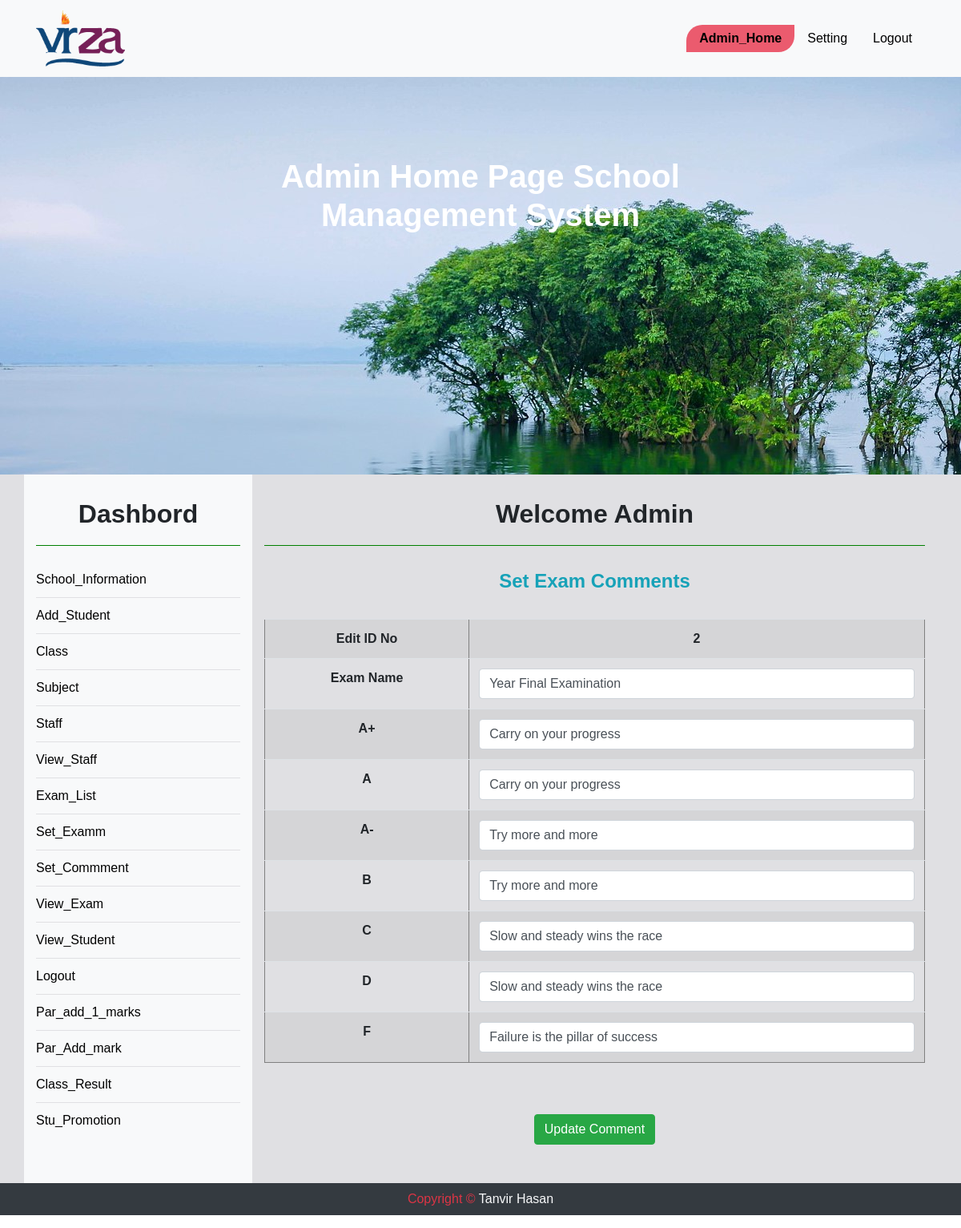
Screenshot of /comment.php?editid=2 with the database file from the repository.
### tables this page shows
CREATE TABLE `comment` (
  `ECID` int(11) NOT NULL,
  `ETYPE` varchar(250) NOT NULL,
  `AA` varchar(300) NOT NULL,
  `A` varchar(300) NOT NULL,
  `AAA` varchar(300) NOT NULL,
  `B` varchar(300) NOT NULL,
  `C` varchar(300) NOT NULL,
  `D` varchar(300) NOT NULL,
  `F` varchar(300) NOT NULL
);

### comment.php (the view, shortened to what this page needs)
<?php
	include "database.php";
	$editid = $_GET['editid'];
 ?>
<?php include "admin_header.php"; ?>
<div class="container_full d_back" style ='margin-top: 0px;'>
	<div class="container text-center">
		<div class="row" id="vir">
	<?php include "sidebar.php"; ?>
			<div class="col-md-9">
				<h2>Welcome Admin</h2>
<div class="row">
					<div class="col-md-12 fix">
						<h4><b class="text-info">Set Exam Comments</b></h4>
				<form method="post" enctype='multipart/form-data' role='form' action=' '>
				<br>
						<table border="1px" class="table table-striped">
						<?php
$query = "SELECT * FROM comment WHERE ECID= '$editid' ";
$edit = $db->query($query);
while ($result = $edit->fetch_assoc()) {
	?>
						<tr>
							<th>Edit ID No</th>
							<th><?php echo $result['ECID'] ?></th>
						</tr>
						<tr>
							<th>Exam Name</th>
							<td><input type="text" name="ety" value="<?php echo $result['ETYPE'] ?>"  required class="input form-control"> </td>
						</tr>
						<tr>
							<th>A+</th>
							<td><input type="text" name="ap" value="<?php echo $result['AA'] ?>"  required class="input form-control"> </td>
						</tr>
						<tr>
							<th>A</th>
							<td><input type="text" name="a" value="<?php echo $result['A'] ?>" class="input form-control"></td>
						</tr>
						<tr>
							<th>A-</th>
							<td><input type="text" name="as" value="<?php echo $result['AAA'] ?>" class="input form-control"></td>
						</tr>
						<tr>
							<th>B</th>
							<td><input type="text" name="b" value="<?php echo $result['B'] ?>" class="input form-control"></td>
						</tr>
						<tr>
							<th>C</th>
							<td><input type="text" name="c" value="<?php echo $result['C'] ?>" class="input form-control"></td>
						</tr>
						<tr>
							<th>D</th>
							<td><input type="text" name="d" value="<?php echo $result['D'] ?>" class="input form-control"></td>
						</tr>
						<tr>
							<th>F</th>
							<td><input type="text" name="f" value="<?php echo $result['F'] ?>" class="input form-control"></td>
						</tr>
					</table>
							  <br>
							 <br>
							<button type="submit" class="btn btn-success" name="submit">Update Comment</button> <br><br>
<?php } ?>
			</form>  <br>
					</div>
				</div>
		</div>
	</div>
</div>
<?php include "footer.php"; ?>

### style.css (style rules this page uses)
* { margin:0;padding:0; }
body { font-family: 'Source Sans Pro', sans-serif; -webkit-transition: all 0.5s ease; transition: all 0.5s ease; font-family:sans-serif; text-align: center; position: relative; }
.fix { overflow:hidden; }
.container_full { width:100%; }
.container { display:block; }
#vir h2 { font-weight: bold; padding-bottom:20px; margin:30px auto; border-bottom: 1px solid green; }
.d_back { background:#e0e0e3; }

### rows the page displays
comment: ECID "2", ety "Year Final Examination", ap "Carry on your progress", a "Carry on your progress", as "Try more and more", b "Try more and more", c "Slow and steady wins the race", d "Slow and steady wins the race", f "Failure is the pillar of success"
